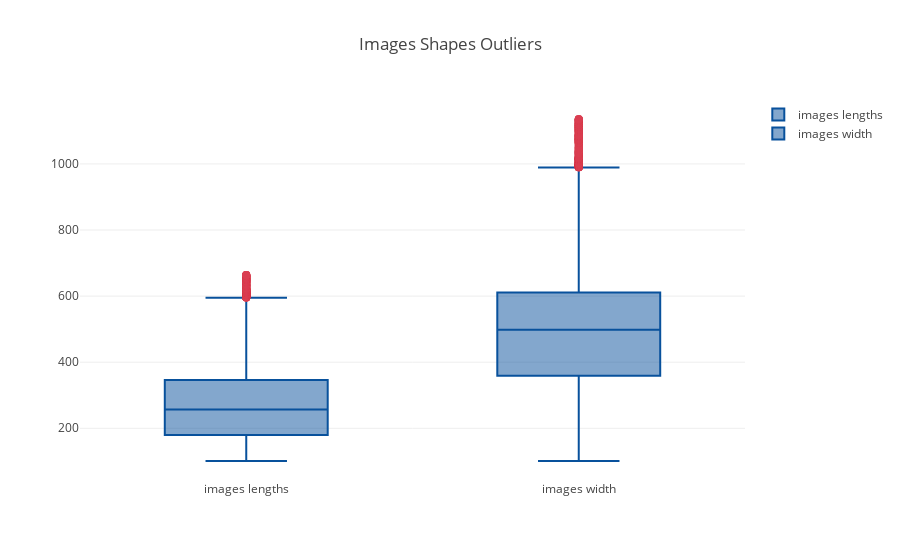

The cell this chart's notebook holds for it:
### Markdown cell above
## We will filter the images by choosing the images that have a length between 100 and 665 and width  :)

### Code cell
length = go.Box(
    y = df.length,
    name = "images lengths",
    boxpoints = 'suspectedoutliers',
    marker = dict(color = 'rgb(8,81,156)',outliercolor = 'rgba(219, 64, 82, 0.6)',
        line = dict(outliercolor = 'rgba(219, 64, 82, 0.6)',outlierwidth = 2)),
    line = dict(color = 'rgb(8,81,156)')
)
width = go.Box(
    y = df.width,
    name = "images width",
    boxpoints = 'suspectedoutliers',
    marker = dict(color = 'rgb(8,81,156)',outliercolor = 'rgba(219, 64, 82, 0.6)',
        line = dict(outliercolor = 'rgba(219, 64, 82, 0.6)',outlierwidth = 2)),
    line = dict(color = 'rgb(8,81,156)')
)

iplot(go.Figure(data=[length,width],layout=go.Layout(title = "Images Shapes Outliers")))

### Figure 1 — Plotly figure (JSON) as saved in the notebook; plotly's stock layout.template omitted (floating-point values rounded to 4 significant figures; data arrays with more than 128 entries replaced by an {"elided": "..."} marker saying what was removed)
{"data": [{"boxpoints": "suspectedoutliers", "line": {"color": "rgb(8,81,156)"}, "marker": {"color": "rgb(8,81,156)", "line": {"outliercolor": "rgba(219, 64, 82, 0.6)", "outlierwidth": 2}, "outliercolor": "rgba(219, 64, 82, 0.6)"}, "name": "images lengths", "type": "box", "uid": "056fc7eb-25b3-42eb-b41b-877aba0a178f", "y": {"elided": "14127 int values"}}, {"boxpoints": "suspectedoutliers", "line": {"color": "rgb(8,81,156)"}, "marker": {"color": "rgb(8,81,156)", "line": {"outliercolor": "rgba(219, 64, 82, 0.6)", "outlierwidth": 2}, "outliercolor": "rgba(219, 64, 82, 0.6)"}, "name": "images width", "type": "box", "uid": "8d8de589-d736-4db0-999f-d6de7163ab9f", "y": {"elided": "14127 int values"}}], "layout": {"autosize": true, "title": {"text": "Images Shapes Outliers"}, "xaxis": {"autorange": true, "range": [-0.5, 1.5], "type": "category"}, "yaxis": {"autorange": true, "range": [43.5, 1194.0], "type": "linear"}}}
